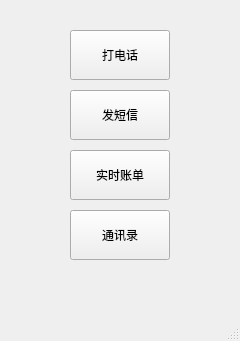
<?xml version="1.0" encoding="UTF-8"?>
<ui version="4.0">
 <class>otherPage</class>
 <widget class="QMainWindow" name="otherPage">
  <property name="geometry">
   <rect>
    <x>0</x>
    <y>0</y>
    <width>240</width>
    <height>341</height>
   </rect>
  </property>
  <property name="windowTitle">
   <string>功能界面</string>
  </property>
  <widget class="QWidget" name="centralwidget">
   <widget class="QPushButton" name="callNumButton">
    <property name="geometry">
     <rect>
      <x>70</x>
      <y>30</y>
      <width>100</width>
      <height>50</height>
     </rect>
    </property>
    <property name="text">
     <string>打电话</string>
    </property>
   </widget>
   <widget class="QPushButton" name="sendSMSButton">
    <property name="geometry">
     <rect>
      <x>70</x>
      <y>90</y>
      <width>100</width>
      <height>50</height>
     </rect>
    </property>
    <property name="text">
     <string>发短信</string>
    </property>
   </widget>
   <widget class="QPushButton" name="costPageButton">
    <property name="geometry">
     <rect>
      <x>70</x>
      <y>150</y>
      <width>100</width>
      <height>50</height>
     </rect>
    </property>
    <property name="text">
     <string>实时账单</string>
    </property>
   </widget>
   <widget class="QPushButton" name="addressPageButton">
    <property name="geometry">
     <rect>
      <x>70</x>
      <y>210</y>
      <width>100</width>
      <height>50</height>
     </rect>
    </property>
    <property name="text">
     <string>通讯录</string>
    </property>
   </widget>
  </widget>
  <widget class="QMenuBar" name="menubar">
   <property name="geometry">
    <rect>
     <x>0</x>
     <y>0</y>
     <width>240</width>
     <height>21</height>
    </rect>
   </property>
  </widget>
  <widget class="QStatusBar" name="statusbar"/>
 </widget>
 <resources/>
 <connections/>
</ui>
